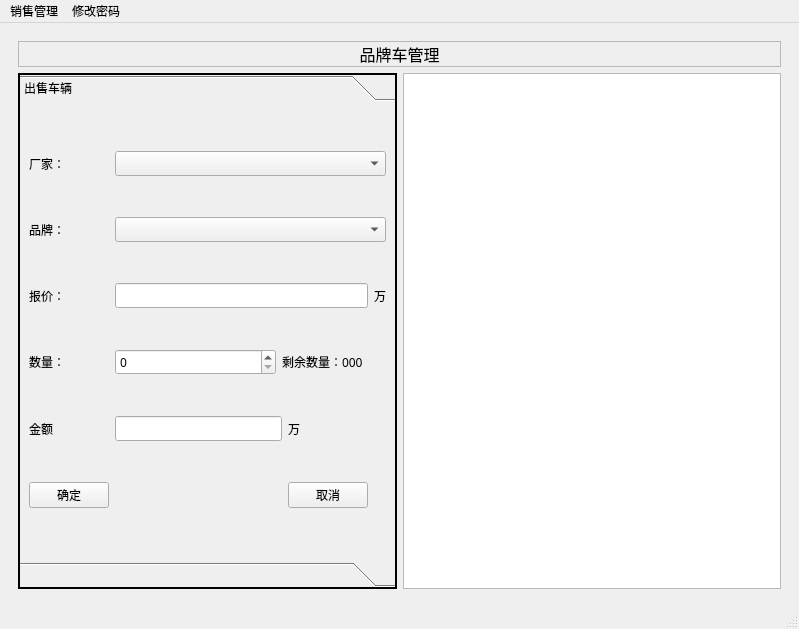
<?xml version="1.0" encoding="UTF-8"?>
<ui version="4.0">
 <class>MainWindow</class>
 <widget class="QMainWindow" name="MainWindow">
  <property name="geometry">
   <rect>
    <x>0</x>
    <y>0</y>
    <width>799</width>
    <height>629</height>
   </rect>
  </property>
  <property name="baseSize">
   <size>
    <width>750</width>
    <height>500</height>
   </size>
  </property>
  <property name="windowTitle">
   <string>MainWindow</string>
  </property>
  <widget class="QWidget" name="centralwidget">
   <layout class="QHBoxLayout" name="horizontalLayout">
    <item>
     <widget class="QStackedWidget" name="stackedWidget">
      <property name="baseSize">
       <size>
        <width>700</width>
        <height>410</height>
       </size>
      </property>
      <property name="currentIndex">
       <number>0</number>
      </property>
      <widget class="QWidget" name="managePage">
       <layout class="QGridLayout" name="gridLayout_4">
        <item row="0" column="0">
         <layout class="QGridLayout" name="gridLayout_2">
          <item row="0" column="0" colspan="2">
           <widget class="QLabel" name="label">
            <property name="font">
             <font>
              <family>Arial</family>
              <pointsize>12</pointsize>
             </font>
            </property>
            <property name="frameShape">
             <enum>QFrame::StyledPanel</enum>
            </property>
            <property name="text">
             <string>品牌车管理</string>
            </property>
            <property name="alignment">
             <set>Qt::AlignCenter</set>
            </property>
           </widget>
          </item>
          <item row="1" column="0">
           <widget class="QToolBox" name="toolBox">
            <property name="font">
             <font>
              <family>Gabriola</family>
              <stylestrategy>PreferAntialias</stylestrategy>
             </font>
            </property>
            <property name="cursor">
             <cursorShape>PointingHandCursor</cursorShape>
            </property>
            <property name="frameShape">
             <enum>QFrame::WinPanel</enum>
            </property>
            <property name="currentIndex">
             <number>0</number>
            </property>
            <widget class="QWidget" name="page">
             <property name="geometry">
              <rect>
               <x>0</x>
               <y>0</y>
               <width>374</width>
               <height>422</height>
              </rect>
             </property>
             <attribute name="label">
              <string>出售车辆</string>
             </attribute>
             <layout class="QGridLayout" name="gridLayout">
              <item row="2" column="4">
               <widget class="QLabel" name="label_7">
                <property name="text">
                 <string>万</string>
                </property>
               </widget>
              </item>
              <item row="1" column="0">
               <widget class="QLabel" name="label_6">
                <property name="text">
                 <string>品牌：</string>
                </property>
               </widget>
              </item>
              <item row="0" column="0">
               <widget class="QLabel" name="label_2">
                <property name="text">
                 <string>厂家：</string>
                </property>
               </widget>
              </item>
              <item row="4" column="1" colspan="2">
               <widget class="QLineEdit" name="sellSumLineEdit"/>
              </item>
              <item row="4" column="0">
               <widget class="QLabel" name="label_3">
                <property name="text">
                 <string>金额</string>
                </property>
               </widget>
              </item>
              <item row="3" column="2" colspan="3">
               <widget class="QLabel" name="sellLastNumLabel">
                <property name="text">
                 <string>剩余数量：000</string>
                </property>
               </widget>
              </item>
              <item row="2" column="0">
               <widget class="QLabel" name="label_5">
                <property name="text">
                 <string>报价：</string>
                </property>
               </widget>
              </item>
              <item row="0" column="1" colspan="4">
               <widget class="QComboBox" name="sellFactoryComboBox"/>
              </item>
              <item row="3" column="0">
               <widget class="QLabel" name="label_4">
                <property name="text">
                 <string>数量：</string>
                </property>
               </widget>
              </item>
              <item row="2" column="1" colspan="3">
               <widget class="QLineEdit" name="sellPriceLineEdit"/>
              </item>
              <item row="3" column="1">
               <widget class="QSpinBox" name="sellNumSpinBox"/>
              </item>
              <item row="1" column="1" colspan="4">
               <widget class="QComboBox" name="sellBrandComboBox"/>
              </item>
              <item row="4" column="3">
               <widget class="QLabel" name="label_9">
                <property name="text">
                 <string>万</string>
                </property>
               </widget>
              </item>
              <item row="5" column="0">
               <widget class="QPushButton" name="sellOkBtn">
                <property name="text">
                 <string>确定</string>
                </property>
               </widget>
              </item>
              <item row="5" column="1">
               <spacer name="horizontalSpacer">
                <property name="orientation">
                 <enum>Qt::Horizontal</enum>
                </property>
                <property name="sizeHint" stdset="0">
                 <size>
                  <width>40</width>
                  <height>20</height>
                 </size>
                </property>
               </spacer>
              </item>
              <item row="5" column="3">
               <widget class="QPushButton" name="sellCancelBtn">
                <property name="text">
                 <string>取消</string>
                </property>
               </widget>
              </item>
             </layout>
            </widget>
            <widget class="QWidget" name="page_3">
             <property name="geometry">
              <rect>
               <x>0</x>
               <y>0</y>
               <width>374</width>
               <height>422</height>
              </rect>
             </property>
             <attribute name="label">
              <string/>
             </attribute>
            </widget>
           </widget>
          </item>
          <item row="1" column="1">
           <widget class="QListWidget" name="dailyList"/>
          </item>
         </layout>
        </item>
       </layout>
      </widget>
      <widget class="QWidget" name="chartPage">
       <widget class="QFrame" name="frame">
        <property name="geometry">
         <rect>
          <x>140</x>
          <y>0</y>
          <width>401</width>
          <height>71</height>
         </rect>
        </property>
        <property name="frameShape">
         <enum>QFrame::StyledPanel</enum>
        </property>
        <property name="frameShadow">
         <enum>QFrame::Raised</enum>
        </property>
        <layout class="QGridLayout" name="gridLayout_3">
         <item row="0" column="0" colspan="2">
          <widget class="QLabel" name="label_8">
           <property name="font">
            <font>
             <family>黑体</family>
             <pointsize>12</pointsize>
            </font>
           </property>
           <property name="frameShape">
            <enum>QFrame::StyledPanel</enum>
           </property>
           <property name="text">
            <string>销售统计</string>
           </property>
           <property name="alignment">
            <set>Qt::AlignCenter</set>
           </property>
          </widget>
         </item>
         <item row="1" column="0">
          <widget class="QComboBox" name="factoryComboBox"/>
         </item>
         <item row="1" column="1">
          <widget class="QPushButton" name="updateBtn">
           <property name="text">
            <string>更新显示</string>
           </property>
          </widget>
         </item>
        </layout>
       </widget>
      </widget>
     </widget>
    </item>
   </layout>
  </widget>
  <widget class="QMenuBar" name="menubar">
   <property name="geometry">
    <rect>
     <x>0</x>
     <y>0</y>
     <width>799</width>
     <height>25</height>
    </rect>
   </property>
   <widget class="QMenu" name="manageMenu">
    <property name="title">
     <string>销售管理</string>
    </property>
    <addaction name="separator"/>
    <addaction name="manageAction"/>
    <addaction name="charAction"/>
    <addaction name="separator"/>
    <addaction name="quitAction"/>
   </widget>
   <widget class="QMenu" name="passwordMenu">
    <property name="title">
     <string>修改密码</string>
    </property>
   </widget>
   <addaction name="manageMenu"/>
   <addaction name="passwordMenu"/>
  </widget>
  <widget class="QStatusBar" name="statusbar"/>
  <action name="manageAction">
   <property name="text">
    <string>品牌车管理</string>
   </property>
   <property name="shortcut">
    <string>Ctrl+M</string>
   </property>
  </action>
  <action name="charAction">
   <property name="text">
    <string>销售统计</string>
   </property>
   <property name="shortcut">
    <string>Ctrl+C</string>
   </property>
  </action>
  <action name="quitAction">
   <property name="text">
    <string>退出</string>
   </property>
   <property name="shortcut">
    <string>Ctrl+Q</string>
   </property>
  </action>
 </widget>
 <resources/>
 <connections/>
</ui>
